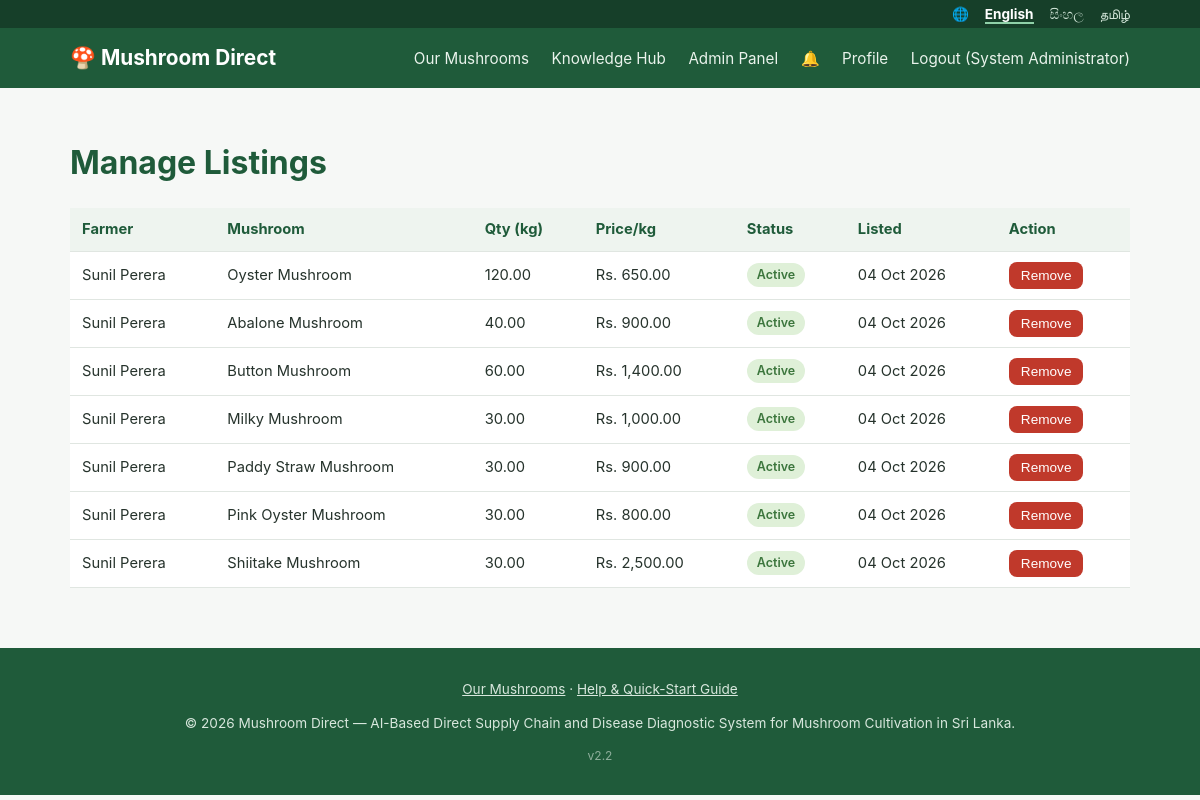
The page /admin/listings.php (signed in) on the database its author committed.
### tables this page shows
CREATE TABLE listings (
  id INT AUTO_INCREMENT PRIMARY KEY,
  farmer_id INT NOT NULL,
  mushroom_type_id INT NULL,
  mushroom_type VARCHAR(100) NOT NULL,
  description TEXT,
  quantity_kg DECIMAL(10,2) NOT NULL,
  price_per_kg DECIMAL(10,2) NOT NULL,
  harvest_date DATE NULL,
  location VARCHAR(100) NULL COMMENT 'District / town of the farm (FR-MKT.3 filter)',
  image VARCHAR(255),
  status ENUM('active','sold_out','removed') NOT NULL DEFAULT 'active',
  created_at TIMESTAMP DEFAULT CURRENT_TIMESTAMP,
  FOREIGN KEY (farmer_id) REFERENCES users(id) ON DELETE CASCADE,
  FOREIGN KEY (mushroom_type_id) REFERENCES mushroom_types(id) ON DELETE SET NULL
);

CREATE TABLE users (
  id INT AUTO_INCREMENT PRIMARY KEY,
  role ENUM('farmer','buyer','admin','expert') NOT NULL,
  full_name VARCHAR(150) NOT NULL,
  email VARCHAR(150) NOT NULL UNIQUE,
  phone VARCHAR(20),
  password_hash VARCHAR(255) NOT NULL,
  business_name VARCHAR(150) NULL COMMENT 'Farm name (farmer) or Hotel/Restaurant name (buyer)',
  address VARCHAR(255),
  profile_image VARCHAR(255),
  is_verified TINYINT(1) NOT NULL DEFAULT 0,
  otp_code VARCHAR(255) NULL COMMENT 'Hashed one-time verification code (FR-AUTH.2)',
  otp_expires_at DATETIME NULL,
  reset_token VARCHAR(255) NULL COMMENT 'Hashed password-reset token (FR-AUTH.4)',
  reset_expires_at DATETIME NULL,
  status ENUM('active','suspended') NOT NULL DEFAULT 'active',
  created_at TIMESTAMP DEFAULT CURRENT_TIMESTAMP
);

### includes/functions.php (called while the page is built, shortened)
<?php
function e($value) {
    return htmlspecialchars((string) $value, ENT_QUOTES, 'UTF-8');
}
function format_money($amount) {
    return 'Rs. ' . number_format((float) $amount, 2);
}
function format_date($date) {
    return date('d M Y', strtotime($date));
}

### admin/listings.php (the view, shortened to what this page needs)
<?php
require_once __DIR__ . '/../includes/bootstrap.php';
$stmt = $pdo->query(
    "SELECT l.*, u.full_name AS farmer_name FROM listings l JOIN users u ON u.id = l.farmer_id
     WHERE l.status != 'removed' ORDER BY l.created_at DESC"
);
$listings = $stmt->fetchAll();
include __DIR__ . '/../includes/header.php';
?>
<h1>Manage Listings</h1>
<table class="data-table">
  <tr><th>Farmer</th><th>Mushroom</th><th>Qty (kg)</th><th>Price/kg</th><th>Status</th><th>Listed</th><th>Action</th></tr>
  <?php foreach ($listings as $l): ?>
    <tr>
      <td><?= e($l['farmer_name']) ?></td>
      <td><?= e($l['mushroom_type']) ?></td>
      <td><?= e($l['quantity_kg']) ?></td>
      <td><?= format_money($l['price_per_kg']) ?></td>
      <td><span class="badge badge-<?= e($l['status']) ?>"><?= e(ucfirst(str_replace('_',' ',$l['status']))) ?></span></td>
      <td><?= format_date($l['created_at']) ?></td>
      <td>
        <form method="post" style="display:inline">
          <button type="submit" class="btn btn-small btn-danger" onclick="return confirm('Remove this listing for policy violation?')">Remove</button>
        </form>
      </td>
    </tr>
  <?php endforeach; ?>
</table>
<?php include __DIR__ . '/../includes/footer.php'; ?>

### assets/css/style.css (style rules this page uses)
:root { --green: #2e7d53; --green-dark: #1f5b3a; --navy: #1f4e5f; --bg: #f6f8f6; --card: #ffffff; --text: #26332c; --muted: #6b7a70; --border: #e0e6e1; --danger: #c0392b; --radius: 10px; }
* { box-sizing: border-box; }
body { margin: 0; font-family: -apple-system, "Segoe UI", Roboto, Arial, sans-serif; background: var(--bg); color: var(--text); line-height: 1.5; }
h1, h2, h3 { color: var(--green-dark); }
.btn { display: inline-block; background: var(--green); color: #fff; border: none; padding: 10px 18px; border-radius: 8px; font-size: 0.95rem; cursor: pointer; text-decoration: none; margin-top: 16px; }
.btn-danger { background: var(--danger); }
.btn-small { padding: 6px 12px; font-size: 0.85rem; margin-top: 0; }
table.data-table { width: 100%; border-collapse: collapse; background: var(--card); }
table.data-table th, table.data-table td { padding: 10px 12px; text-align: left; border-bottom: 1px solid var(--border); font-size: 0.92rem; }
table.data-table th { background: #eef4ef; color: var(--green-dark); }
.badge { display: inline-block; padding: 3px 10px; border-radius: 999px; font-size: 0.78rem; font-weight: 600; }
.badge-active { background: #dff0d8; color: #3c763d; }

### rows shown on the page
listings: farmer.full_name "Sunil Perera", mushroom_type "Oyster Mushroom", quantity_kg "120.00", price_per_kg "Rs. 650.00", status "Active", created_at "04 Oct 2026"
listings: farmer.full_name "Sunil Perera", mushroom_type "Abalone Mushroom", quantity_kg "40.00", price_per_kg "Rs. 900.00", status "Active", created_at "04 Oct 2026"
listings: farmer.full_name "Sunil Perera", mushroom_type "Button Mushroom", quantity_kg "60.00", price_per_kg "Rs. 1,400.00", status "Active", created_at "04 Oct 2026"
listings: farmer.full_name "Sunil Perera", mushroom_type "Milky Mushroom", quantity_kg "30.00", price_per_kg "Rs. 1,000.00", status "Active", created_at "04 Oct 2026"
listings: farmer.full_name "Sunil Perera", mushroom_type "Paddy Straw Mushroom", quantity_kg "30.00", price_per_kg "Rs. 900.00", status "Active", created_at "04 Oct 2026"
listings: farmer.full_name "Sunil Perera", mushroom_type "Pink Oyster Mushroom", quantity_kg "30.00", price_per_kg "Rs. 800.00", status "Active", created_at "04 Oct 2026"
listings: farmer.full_name "Sunil Perera", mushroom_type "Shiitake Mushroom", quantity_kg "30.00", price_per_kg "Rs. 2,500.00", status "Active", created_at "04 Oct 2026"

### other values the page prints
$label "English"
$label "සිංහල"
$label "தமிழ்"
te('app.name') "Mushroom Direct"
te('nav.mushrooms') "Our Mushrooms"
te('nav.knowledge') "Knowledge Hub"
te('nav.admin') "Admin Panel"
te('nav.profile') "Profile"
te('nav.logout') "Logout"
$user['full_name'] "System Administrator"
te('footer.help') "Help & Quick-Start Guide"
te('footer.tagline') "AI-Based Direct Supply Chain and Disease Diagnostic System for Mushroom Cultivation in Sri Lanka."
APP_VERSION "2.2"
